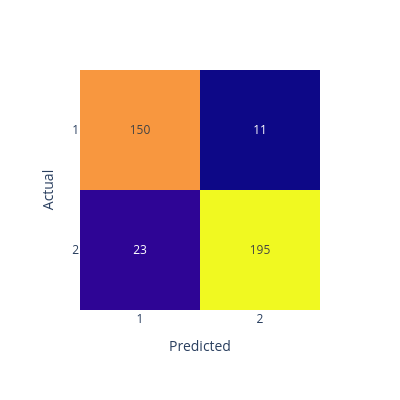

The cell this chart's notebook holds for it:
### Code cell
y_pred, forest = random_forest(x_train, y_train, x_test, 100, 'sqrt', 'gini')

acc = len(y_test[y_test == y_pred]) / len(y_test)

#Initializes an empty array to store the frequencies for the confusion matrix
confusion_matrix = np.zeros((len(y_c), len(y_c)))

#Stores the actual and predicted values in a 2d array, to make calculating the confusion matrix entries easier
ap = np.column_stack([y_test, y_pred])

#Iterates over the rows and columns of the confusion matrix
for actual in range(len(y_c)):
    for predicted in range(len(y_c)):
        #Each entry in the confusion matrix represents the number of entries of a given class that were predictted as the same/another class
        confusion_matrix[actual][predicted] = len(ap[(ap[:, 0] == y_c[actual]) & (ap[:, 1] == y_c[predicted])])

#Prints the accuracy and displays the confusion matrix array
print('Accuracy:', acc, '\n')
display(confusion_matrix)
print()

#Displays the confusion matrix using Plotly
fig = px.imshow(confusion_matrix, text_auto = True)
fig.update_layout(coloraxis_showscale=False, xaxis_title = 'Predicted', yaxis_title = 'Actual', height = 400, width = 400,
                 xaxis = dict(tickmode = 'array', tickvals = [i for i in range(len(y_c))], ticktext = [str(i+1) for i in range(len(y_c))]),
                 yaxis = dict(tickmode = 'array', tickvals = [i for i in range(len(y_c))], ticktext = [str(i+1) for i in range(len(y_c))]))
fig.show()

### Figure 1 — Plotly figure (JSON) as saved in the notebook; plotly's stock layout.template omitted (floating-point values rounded to 4 significant figures)
{"data": [{"coloraxis": "coloraxis", "hovertemplate": "x: %{x}<br>y: %{y}<br>color: %{z}<extra></extra>", "name": "0", "texttemplate": "%{z}", "type": "heatmap", "xaxis": "x", "yaxis": "y", "z": [[150, 11], [23, 195]]}], "layout": {"coloraxis": {"colorscale": [[0, "#0d0887"], [0.1111, "#46039f"], [0.2222, "#7201a8"], [0.3333, "#9c179e"], [0.4444, "#bd3786"], [0.5556, "#d8576b"], [0.6667, "#ed7953"], [0.7778, "#fb9f3a"], [0.8889, "#fdca26"], [1, "#f0f921"]], "showscale": false}, "height": 400, "margin": {"t": 60}, "width": 400, "xaxis": {"anchor": "y", "autorange": true, "constrain": "domain", "domain": [0, 1], "range": [-0.5, 1.5], "scaleanchor": "y", "tickmode": "array", "ticktext": ["1", "2"], "tickvals": [0, 1], "title": {"text": "Predicted"}}, "yaxis": {"anchor": "x", "autorange": true, "constrain": "domain", "domain": [0.03846, 0.9615], "range": [1.5, -0.5], "tickmode": "array", "ticktext": ["1", "2"], "tickvals": [0, 1], "title": {"text": "Actual"}}}}
